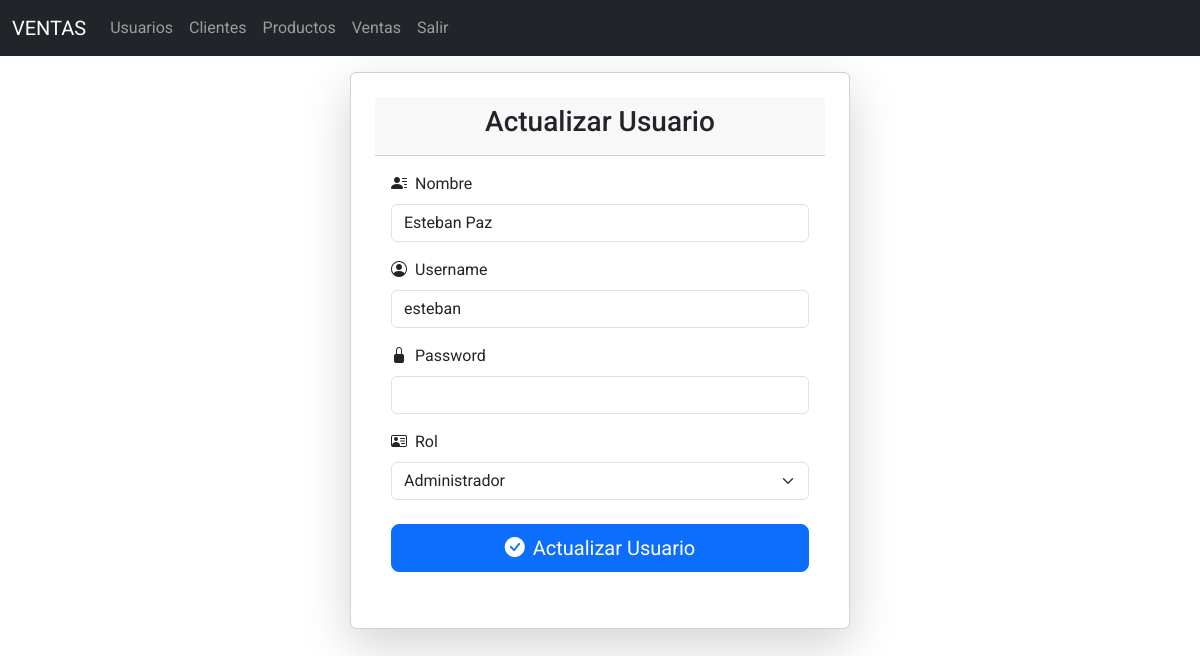
The app's page /usuarios/edit/1 with its own data.
### models/usuario_model.py (models this page shows, shortened)
class Usuario(db.Model):
    __tablename__ = 'usuarios'
    id = db.Column(db.Integer, primary_key=True)
    nombre = db.Column(db.String(80), nullable=False)
    username = db.Column(db.String(20), nullable=False)
    password = db.Column(db.String, nullable=False)
    rol = db.Column(db.String(20), nullable=False)
    @staticmethod
    def get_by_id(id):
        return Usuario.query.get(id)

### controllers/usuario_controller.py (the view, shortened to what this page needs)
@usuario_bp.route('/edit/<int:id>', methods=['GET', 'POST'])
def edit(id):
    usuario = Usuario.get_by_id(id)
    return usuario_view.edit(usuario)

### run.py (called while the page is built)
@app.context_processor
def inject_active_path():
    def is_active(path):
        return 'active' if request.path == path else ''
    return (dict(is_active = is_active))

### views/usuario_view.py (called while the page is built)
def edit(usuario):
    return render_template('usuarios/edit.html', usuario=usuario)

### templates/usuarios/edit.html (shortened to what this page needs)
{% extends('base.html') %}
{% block content %}
<div class="container d-flex justify-content-center mt-3 mb-5">
    <div class="card shadow-lg p-4" style="width: 100%; max-width: 500px;">
        <div class="card-header text-center">
            <h3 class="text-dark">
                Actualizar Usuario
            </h3>
        </div>
        <div class="card-body">
            <form action="{{ url_for('usuario.edit',id=usuario.id) }}" method="POST">
                <div class="mb-3">
                    <label for="nombre" class="form-label"><i class="bi bi-person-lines-fill me-2"></i>Nombre</label>
                    <input type="text" class="form-control" name="nombre" value="{{usuario.nombre}}" required>
                </div>
                <div class="mb-3">
                    <label for="username" class="form-label"><i class="bi bi-person-circle me-2"></i>Username</label>
                    <input type="text" class="form-control" name="username" value="{{usuario.username}}" required>
                </div>
                <div class="mb-3">
                    <label for="password" class="form-label"><i class="bi bi-lock-fill me-2"></i>Password</label>
                    <input type="password" class="form-control" name="password">
                </div>
                <div class="mb-3">
                    <label for="rol" class="form-label"><i class="bi bi-person-vcard me-2"></i>Rol</label>
                    <select class="form-select" name="rol" required>
                        <option value="admin" {% if usuario.rol=='admin' %} selected {% endif %}>Administrador</option>
                    </select>
                </div>
                <div class="text-center mt-4 mb-3">
                    <button type="submit" class="btn btn-primary btn-lg w-100">
                        <i class="bi bi-check-circle-fill me-2"></i>Actualizar Usuario
                    </button>
                </div>
            </form>
        </div>
    </div>
</div>
{% endblock %}

### templates/base.html (style rules this page uses)
body { font-family: 'Roboto', sans-serif; }

### records on screen
Usuario: nombre "Esteban Paz", username "esteban", rol "Administrador"
